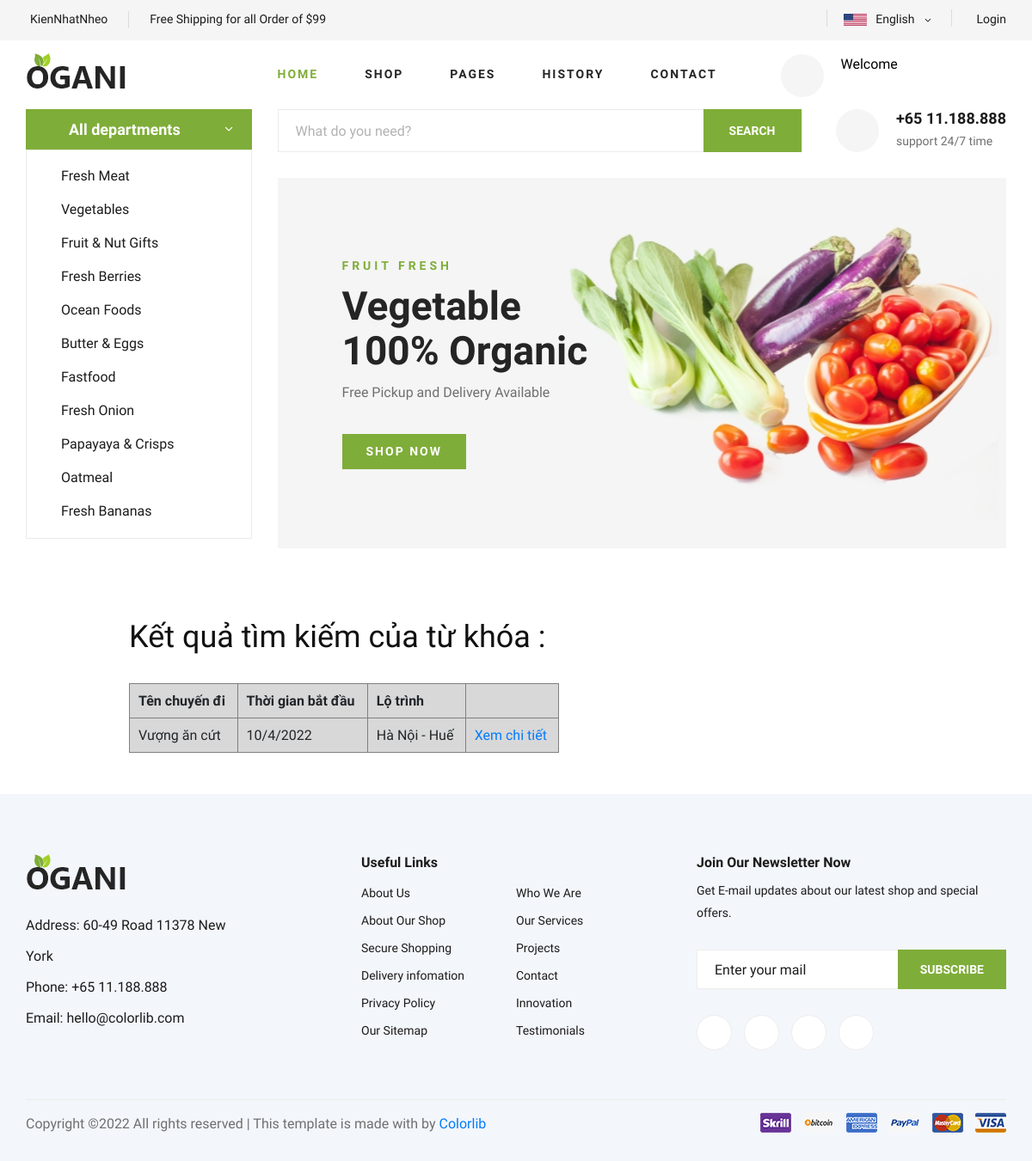
Page /Tourism_Web/index.php/user_controller/search_start_place on the earlier database version.
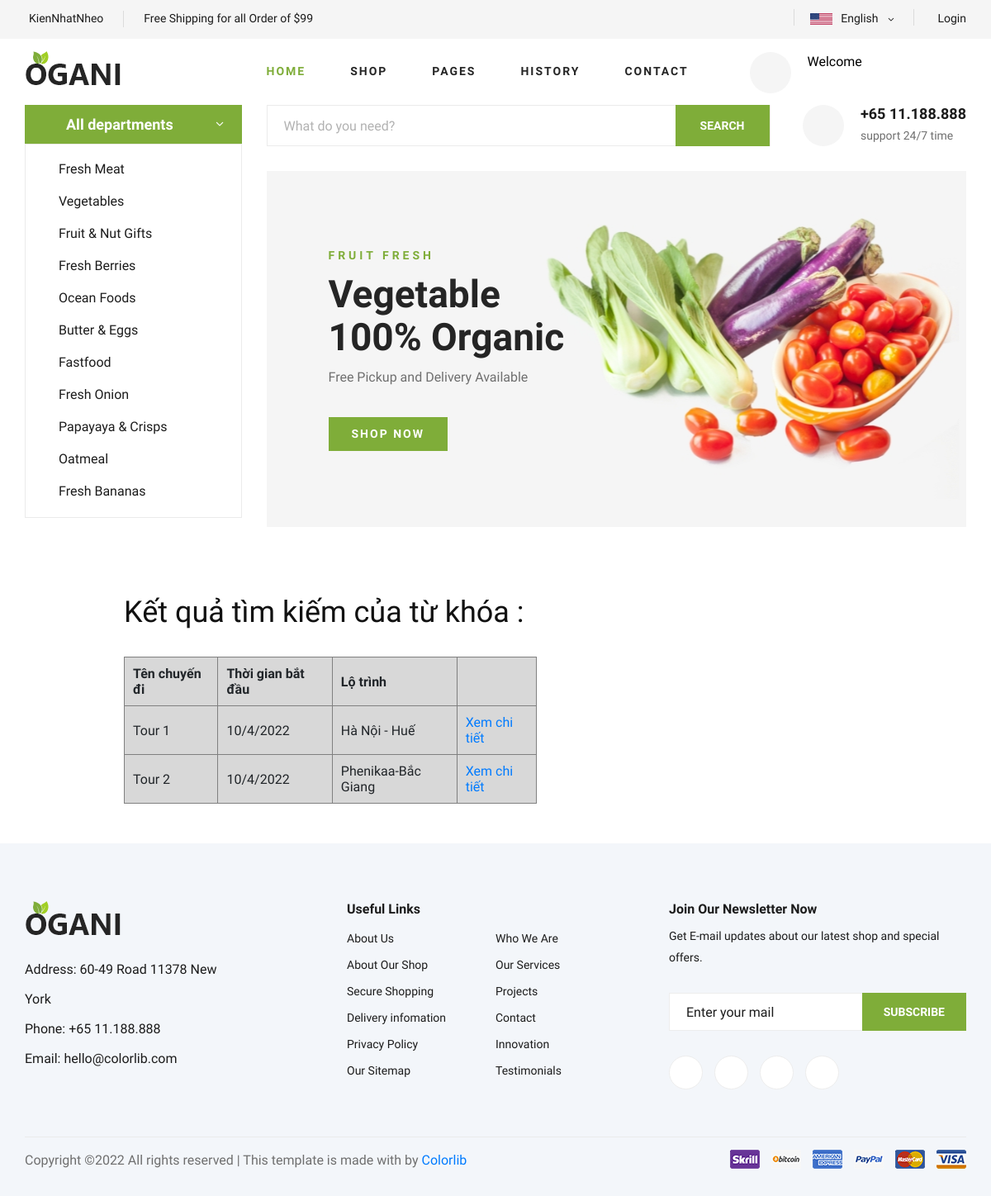
Same page on the later database version.
### tables this page shows
CREATE TABLE `tour` (
  `tour_id` int(11) NOT NULL,
  `tour_name` varchar(50) DEFAULT NULL,
  `tour_route` varchar(100) DEFAULT NULL,
  `tour_price` int(11) DEFAULT NULL,
  `tour_detail` varchar(500) DEFAULT NULL,
  `tour_length` varchar(10) DEFAULT NULL,
  `tour_type` varchar(20) DEFAULT NULL,
  `tour_startday` varchar(20) DEFAULT NULL,
  `tour_image` char(200) DEFAULT NULL
);

### Tourism_Web/application/controllers/user_controller.php (called while the page is built, shortened)
<?php
class User_controller extends CI_Controller{
	public function search_start_place(){
		$place_key = $_POST['place_search'];
		$this->load->model('user_model');
		$list_place = $this->user_model->search_start_place($place_key);
		$data1['place_key'] = $place_key;
		$data2['place'] = $list_place;
		$this->load->view('search_head');
		$this->load->view('search_title', $data1);
		$this->load->view('search_result', $data2);
	}
}
?>

### Tourism_Web/index.php (called while the page is built, shortened)
<?php
require_once BASEPATH.'core/CodeIgniter.php';

### Tourism_Web/application/models/user_model.php (called while the page is built, shortened)
<?php
class User_model extends CI_Model{
	public function search_start_place($place){
		$query = $this->db->query("select * from tour where tour_route like '".$place."%'");
		return $query->result();
	}
}
?>

### Tourism_Web/application/views/search_result.php (the view, shortened to what this page needs)
<div style="margin-left: 12.5%;margin-bottom: 3rem;margin-top: 2rem;">
	 <table border="1" style="width:500px;background-color: rgb(216, 216, 216);">
                    <tr>
                        <th style="padding:10px">Tên chuyến đi</th>
                        <th style="padding:10px">Thời gian bắt đầu</th>
                        <th style="padding:10px">Lộ trình</th>
                        <th style="padding:10px"></th>
                    </tr>
                    <?php foreach($place as $item){ ?>
                    <tr>
                       <td style="padding:10px"><?php echo $item->tour_name; ?></td>
                       <td style="padding:10px"><?php echo $item->tour_startday;?></td>
                       <td style="padding:10px"><?php echo $item->tour_route;?></td>
                       <td style="padding:10px"><a href="../user_controller/tour_detail/<?php echo $item->tour_id;?>">Xem chi tiết</a></td>
                    </tr>
                    <?php }
       ?>
                </table>
</div>
<?php include_once('footer.php'); ?>

### Tourism_Web/application/views/header.php (shortened to what this page needs)
<html lang="zxx">
<head>
    <link rel = "stylesheet" type = "text/css" href = "<?php echo base_url('assets/css/bootstrap.min.css');?>">
    <link rel = "stylesheet" type = "text/css" href = "<?php echo base_url('assets/css/font-elegant-icons.css');?>">
    <link rel = "stylesheet" type = "text/css" href = "<?php echo base_url('assets/css/elegant-icons.css');?>">
    <link rel = "stylesheet" type = "text/css" href = "<?php echo base_url('assets/css/nice-select.css');?>">
    <link rel = "stylesheet" type = "text/css" href = "<?php echo base_url('assets/css/jquery-ui.min.css');?>">
    <link rel = "stylesheet" type = "text/css" href = "<?php echo base_url('assets/css/owl.carousel.min.css');?>">
    <link rel = "stylesheet" type = "text/css" href = "<?php echo base_url('assets/css/slicknav.min.css');?>">
</head>

### Tourism_Web/application/views/search_head.php (shortened to what this page needs)
<?php include_once('header.php');?>
<body>
    <header class="header">
        <div class="header__top">
            <div class="container">
                <div class="row">
                    <div class="col-lg-6 col-md-6">
                        <div class="header__top__left">
                            <ul>
                                <li><i class="fa fa-envelope"></i>KienNhatNheo</li>
                                <li>Free Shipping for all Order of $99</li>
                            </ul>
                        </div>
                    </div>
                    <div class="col-lg-6 col-md-6">
                        <div class="header__top__right">
                            <div class="header__top__right__social">
                            </div>
                            <div class="header__top__right__language">
                                <img src="img/language.png" alt="">
                                <div>English</div>
                                <span class="arrow_carrot-down"></span>
                            </div>
                            <div class="header__top__right__auth">
                                <a href="#"><i class="fa fa-user"></i> Login</a>
                            </div>
                        </div>
                    </div>
                </div>
            </div>
        </div>
        <div class="container">
            <div class="row">
                <div class="col-lg-3">
                    <div class="header__logo">
                        <a href="./index.html"><img src="img/logo.png" alt=""></a>
                    </div>
                </div>
                <div class="col-lg-6">
                    <nav class="header__menu">
                        <ul>
                            <li class="active"><a href="./index.html">Home</a></li>
                            <li><a href="./shop-grid.html">Shop</a></li>
                            <li><a href="#">Pages</a>
                            </li>
                            <li><a href="../user_controller/history">History</a></li>
                            <li><a href="../user_controller/contact">Contact</a></li>
                        </ul>
                    </nav>
                </div>
                <div class="col-lg-3" style="margin-top:1rem;">
                    <div class="hero__search__phone__icon">
                            </div>
                            <div class="hero__search__phone__text">
                                <a href="../user_controller/user_detail" style="text-decoration: none;color: black;"><?php echo 'Welcome '.$_SESSION['name']; ?></a>
                            </div>
                </div>
            </div>
        </div>
    </header>
    <section class="hero">
        <div class="container">
            <div class="row">
                <div class="col-lg-3">
                    <div class="hero__categories">
                        <div class="hero__categories__all">
                            <span>All departments</span>
                        </div>
                        <ul>
                            <li><a href="#">Fresh Meat</a></li>
                            <li><a href="#">Vegetables</a></li>
                            <li><a href="#">Fruit & Nut Gifts</a></li>
                            <li><a href="#">Fresh Berries</a></li>
                            <li><a href="#">Ocean Foods</a></li>
                            <li><a href="#">Butter & Eggs</a></li>
                            <li><a href="#">Fastfood</a></li>
                            <li><a href="#">Fresh Onion</a></li>
                            <li><a href="#">Papayaya & Crisps</a></li>
                            <li><a href="#">Oatmeal</a></li>
                            <li><a href="#">Fresh Bananas</a></li>
                        </ul>
                    </div>
                </div>
                <div class="col-lg-9">
                    <div class="hero__search">
                        <div class="hero__search__form">
                            <form action="../user_controller/search_start_place" method="post">
                                <input type="text" placeholder="What do you need?" name="place_search">
                                <button type="submit" class="site-btn">SEARCH</button>
                            </form>
                        </div>
                        <div class="hero__search__phone">
                            <div class="hero__search__phone__icon">
                            </div>
                            <div class="hero__search__phone__text">
                                <h5>+65 11.188.888</h5>
                                <span>support 24/7 time</span>
                            </div>
                        </div>
                    </div>
                    <div class="hero__item set-bg" data-setbg="img/hero/banner.jpg">
                        <div class="hero__text">
                            <span>FRUIT FRESH</span>
                            <h2>Vegetable <br />100% Organic</h2>
                            <p>Free Pickup and Delivery Available</p>
                            <a href="#" class="primary-btn">SHOP NOW</a>
                        </div>
                    </div>
                </div>
            </div>
        </div>
    </section>
</body>
</html>

### Tourism_Web/application/views/search_title.php
<h2 style="margin-left: 12.5%;margin-top: 2rem;">Kết quả tìm kiếm của từ khóa : <?php echo $place_key; ?></h2>

### Tourism_Web/application/views/footer.php
<footer class="footer spad">
        <div class="container">
            <div class="row">
                <div class="col-lg-3 col-md-6 col-sm-6">
                    <div class="footer__about">
                        <div class="footer__about__logo">
                            <a href="./index.html"><img src="img/logo.png" alt=""></a>
                        </div>
                        <ul>
                            <li>Address: 60-49 Road 11378 New York</li>
                            <li>Phone: +65 11.188.888</li>
                            <li>Email: hello@colorlib.com</li>
                        </ul>
                    </div>
                </div>
                <div class="col-lg-4 col-md-6 col-sm-6 offset-lg-1">
                    <div class="footer__widget">
                        <h6>Useful Links</h6>
                        <ul>
                            <li><a href="#">About Us</a></li>
                            <li><a href="#">About Our Shop</a></li>
                            <li><a href="#">Secure Shopping</a></li>
                            <li><a href="#">Delivery infomation</a></li>
                            <li><a href="#">Privacy Policy</a></li>
                            <li><a href="#">Our Sitemap</a></li>
                        </ul>
                        <ul>
                            <li><a href="#">Who We Are</a></li>
                            <li><a href="#">Our Services</a></li>
                            <li><a href="#">Projects</a></li>
                            <li><a href="#">Contact</a></li>
                            <li><a href="#">Innovation</a></li>
                            <li><a href="#">Testimonials</a></li>
                        </ul>
                    </div>
                </div>
                <div class="col-lg-4 col-md-12">
                    <div class="footer__widget">
                        <h6>Join Our Newsletter Now</h6>
                        <p>Get E-mail updates about our latest shop and special offers.</p>
                        <form action="#">
                            <input type="text" placeholder="Enter your mail">
                            <button type="submit" class="site-btn">Subscribe</button>
                        </form>
                        <div class="footer__widget__social">
                            <a href="#"><i class="fa fa-facebook"></i></a>
                            <a href="#"><i class="fa fa-instagram"></i></a>
                            <a href="#"><i class="fa fa-twitter"></i></a>
                            <a href="#"><i class="fa fa-pinterest"></i></a>
                        </div>
                    </div>
                </div>
            </div>
            <div class="row">
                <div class="col-lg-12">
                    <div class="footer__copyright">
                        <div class="footer__copyright__text"><p>
  Copyright &copy;<script>document.write(new Date().getFullYear());</script> All rights reserved | This template is made with <i class="fa fa-heart" aria-hidden="true"></i> by <a href="https://colorlib.com" target="_blank">Colorlib</a>
  </p></div>
                        <div class="footer__copyright__payment"><img src="img/payment-item.png" alt=""></div>
                    </div>
                </div>
            </div>
        </div>
    </footer>

Differences in the rows shown:
changed tour "Hà Nội - Huế": tour_name "Vượng ăn cứt" → "Tour 1"
added tour: tour_name "Tour 2", tour_startday "10/4/2022", tour_route "Phenikaa-Bắc Giang"
